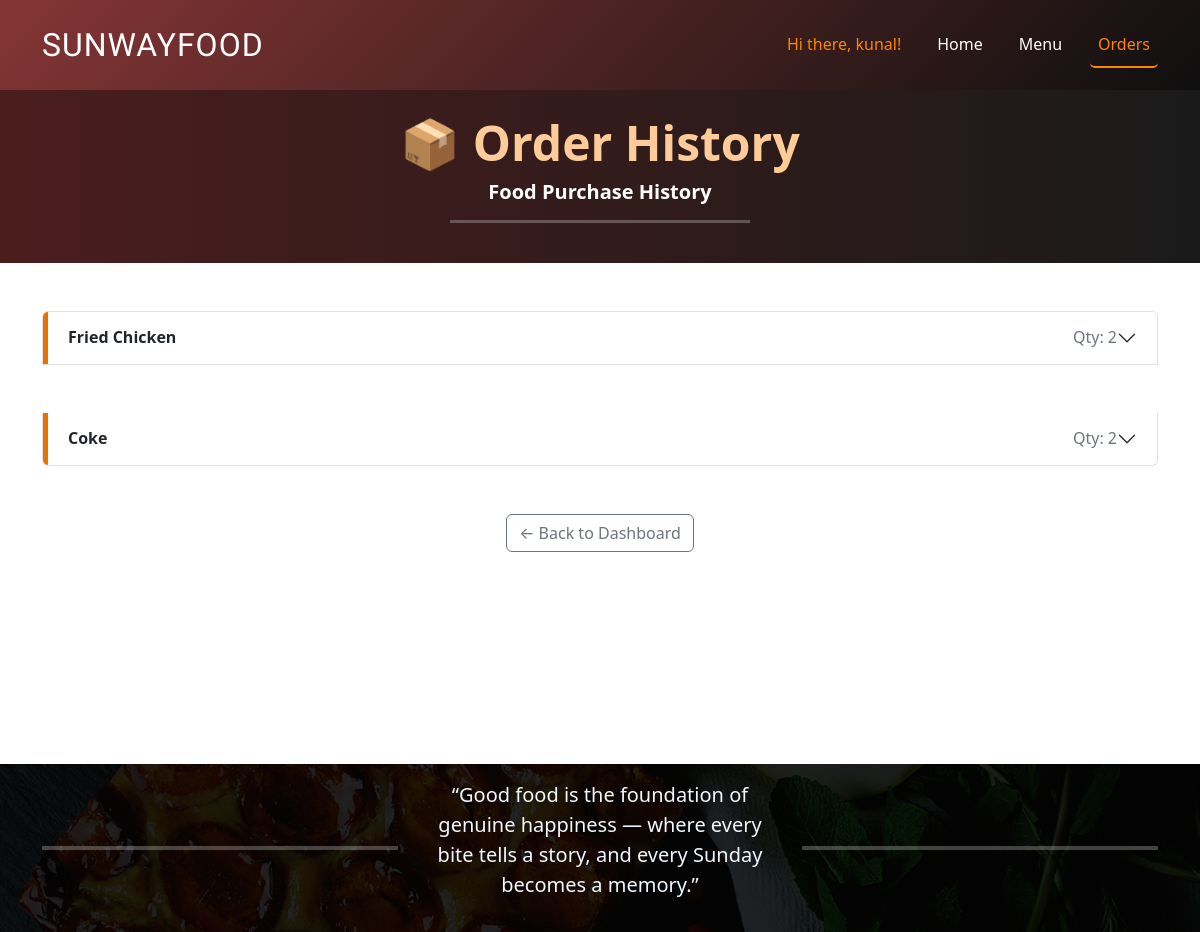
The app's page /php_Project/phpScripts/orderHistory.php (signed in) with its own data.
### tables this page shows
CREATE TABLE `food_history` (
  `id` int(11) NOT NULL AUTO_INCREMENT,
  `user_id` int(11) NOT NULL,
  `item_id` int(11) NOT NULL,
  `item_name` varchar(100) NOT NULL,
  `price_per_quantity` varchar(100) DEFAULT NULL,
  `quantity` int(11) NOT NULL,
  `purchase_time` timestamp NOT NULL DEFAULT current_timestamp(),
  PRIMARY KEY (`id`),
  KEY `user_id` (`user_id`),
  KEY `item_id` (`item_id`),
  CONSTRAINT `food_history_ibfk_1` FOREIGN KEY (`user_id`) REFERENCES `users` (`id`),
  CONSTRAINT `food_history_ibfk_2` FOREIGN KEY (`item_id`) REFERENCES `menu_items` (`id`)
);

### php_Project/phpScripts/orderHistory.php (the view, shortened to what this page needs)
<?php
    include ('../includes/dbconn.php');
    $isLoggedIn = isset($_SESSION['name']);
    $Name = $isLoggedIn ? $_SESSION['name'] : '';
    $student_id = $_SESSION['user_id'];
    $select ="select * from food_history where user_id ='$student_id'";
    $result = mysqli_query($dbconn, $select);
?>
<!DOCTYPE html>
<html lang="en">
<head>
    <link href="https://cdn.jsdelivr.net/npm/bootstrap@5.3.3/dist/css/bootstrap.min.css" rel="stylesheet">
    <link href="../css/main.css" rel="stylesheet">
</head>
<body>
  <nav class="navbar navbar-expand-lg bg-dark navbar-dark py-3 main-page-nav">
    <div class="container">
      <a class="navbar-brand" href="../index.php">SUNWAYFOOD</a>
      <div class="collapse navbar-collapse" id="navbarNav">
          <ul class="navbar-nav ms-auto">
      <?php if ($isLoggedIn): ?>
          <li class="nav-item">
              <span class="nav-link nochange">Hi there, <?= htmlspecialchars($Name) ?>!</span>
          </li>
      <?php endif; ?>
          <li class="nav-item">
              <a class="nav-link" href="../index.php">Home</a>
          </li>
          <li class="nav-item">
              <a class="nav-link" href="<?= $isLoggedIn ? 'admin_main.php' : 'login.php' ?>">Menu</a>
          </li>
          <li class="nav-item">
              <a class="nav-link active" href="<?= $isLoggedIn ? 'allOrders.php' : 'login.php' ?>">Orders</a>
          </li>
          </ul>
      </div>
    </div>
  </nav>
  <div class="text-center py-4 order-head mb-5" style="background: linear-gradient(to right, #4B1D1D, #1a1a1a); color: #ffcc99;">
      <h1 class="fw-bold display-5">📦 Order History</h1>
      <h5 class="fw-semibold" >Food Purchase History</h5>
      <hr class="w-25 mx-auto" style="border-top: 3px solid #fff;">
  </div>
  <div class="container mt-5">
    <?php if (mysqli_num_rows($result) > 0): ?>
      <div class="accordion" id="foodHistoryAccordion">
        <?php $index = 0; while ($row = mysqli_fetch_assoc($result)): ?>
          <?php $collapseId = "collapse" . $index; ?>
          <div class="accordion-item mb-5">
            <h2 class="accordion-header" id="heading<?= $index ?>">
              <button class="accordion-button collapsed" type="button" data-bs-toggle="collapse" data-bs-target="#<?= $collapseId ?>" aria-expanded="false" aria-controls="<?= $collapseId ?>">
                <div class="accordion-button-content">
                  <span class="item-name"><?= htmlspecialchars($row['item_name']) ?></span>
                  <span class="item-qty">Qty: <?= $row['quantity'] ?></span>
                </div>
              </button>
            </h2>
          </div>
        <?php $index++; endwhile; ?>
      </div>
    <?php endif; ?>
    <div class="text-center mt-4 feedback-container">
      <a href="student_main.php" class="btn btn-outline-secondary">← Back to Dashboard</a>
    </div>
  </div>
  <div class="alternate">
    <div class="container">
        <div class="row">
            <div class="col hr">
                <hr style="border: none; height: 4px; background-color:rgb(255, 255, 255);">
            </div>
            <div class="col quote">
                <div class="quote-box text-center my-3">
                    <blockquote class="blockquote">
                        <p class="mb-0">“Good food is the foundation of genuine happiness — where every bite tells a story, and every Sunday becomes a memory.”</p>
                    </blockquote>
                </div>
            </div>
            <div class="col hr">
                <hr style="border: none; height: 4px; background-color:rgb(255, 255, 255);">
            </div>
        </div>
    </div>
</div>
</body>
</html>

### php_Project/css/main.css (style rules this page uses)
body { overflow-x: hidden; background:#ffffff; min-width: 350px; }
.accordion-button-content { display: flex; justify-content: space-between; width: 100%; }
.item-name { font-weight: bold; }
.item-qty { margin-left: 20px; color: #6c757d; }
.accordion-button { border-left: 5px solid #e67300; }
.navbar { background: linear-gradient(135deg, #853535, #0f0f0f); }
.nav-link.nochange { color: #ff8400 !important; border-radius: 5px; }
.feedback-container { min-height: 250px; }
.navbar-brand { font-family: 'Nova Cut', cursive !important; font-size: 32px; letter-spacing: 1px; }
.nav-link { font-size: 16px; }
.collapse ul { gap: 20px; }
.nav-link { color: white; padding: 10px; }
.nav-link.active { color: #ff8400 !important; border-bottom: 2px solid #ff8400; border-radius: 5px; }
.col { display: flex; flex-direction: column; justify-content: center; z-index: 1000; }
.text, h5 { color: aliceblue; }
.alternate { background-image: url('../image/bg.png'); background-size: cover; background-position: center; background-repeat: no-repeat; }
.order-head { width: 100%; }
.order-head h5 { color: #ffffff; }
.order-head hr { background-color: #ffffff; }
.blockquote { color: aliceblue; }
.col hr { z-index: 1000; }

### records on screen
food_history: item_name "Fried Chicken", quantity "2"
food_history: item_name "Coke", quantity "2"

### other values on screen
$Name "kunal"
